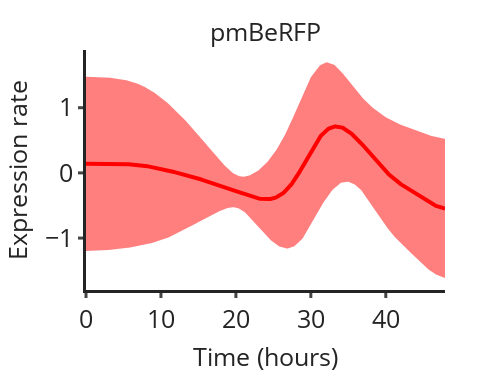

The notebook cell this image was saved under:
### Code cell
r = figs['R']
r = layout_print(r, width=3.3/2, aspect=1.3, font_size=6.)
r.update_yaxes(title_text='Expression rate')
r.update_traces(line_color='#ff0000')
r.update_traces(showlegend=False)
r.show()

### Figure 1 — Plotly figure (JSON) as saved in the notebook; plotly's stock layout.template omitted (floating-point values rounded to 4 significant figures; data arrays with more than 128 entries replaced by an {"elided": "..."} marker saying what was removed)
{"data": [{"legendgroup": "pmBeRFP", "line": {"color": "#ff0000", "width": 4}, "marker": {"size": 6}, "mode": "lines", "name": "pmBeRFP", "showlegend": false, "type": "scatter", "x": {"elided": "480 float values"}, "xaxis": "x", "y": {"elided": "480 float values"}, "yaxis": "y"}, {"fill": "toself", "legendgroup": "pmBeRFPstd", "line": {"color": "#ff0000", "width": 0}, "marker": {"size": 6}, "mode": "lines", "name": "+/- std", "showlegend": false, "type": "scatter", "x": {"elided": "960 float values"}, "xaxis": "x", "y": {"elided": "960 float values"}, "yaxis": "y"}], "layout": {"annotations": [{"font": {"size": 25}, "showarrow": false, "text": "pmBeRFP", "x": 0.5, "xanchor": "center", "xref": "paper", "y": 1, "yanchor": "bottom", "yref": "paper"}], "autosize": false, "font": {"size": 25}, "height": 380.8, "hoverlabel": {"font": {"size": 14.06}}, "margin": {"b": 50, "l": 50, "pad": 0, "r": 50, "t": 50}, "paper_bgcolor": "rgb(255,255,255)", "width": 495, "xaxis": {"anchor": "y", "domain": [0, 1], "hoverformat": ".2e", "linewidth": 3, "tickfont": {"size": 25}, "tickwidth": 3, "title": {"font": {"size": 25}, "text": "Time (hours)"}}, "yaxis": {"anchor": "x", "domain": [0, 1], "hoverformat": ".2e", "linewidth": 3, "tickfont": {"size": 25}, "tickwidth": 3, "title": {"font": {"size": 25}, "text": "Expression rate"}}}}
